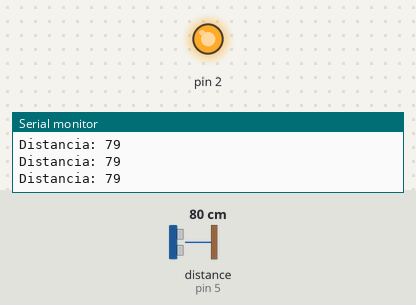
Simulated run of this sketch. Board: Arduino Uno, built with avr-gcc and run on an emulated ATmega328P. Shown: output pins drawn as LEDs (lit = HIGH), the last lines printed to the serial monitor. Wiring (inferred from the names in the program): ultrasonic range finder: trigger pin 6; echo pin 5. Inputs (shaded band) come from the test bench; at power-on: distance to the obstacle (sensor on pin 5) 80 cm. The echo pulse lasts 58.3 µs per cm; pins used as bus, display or sensor lines are not drawn.

Above: at 1.2 s.
1.3 s: distance to the obstacle (sensor on pin 5) set to 23 cm
2.8 s: distance to the obstacle (sensor on pin 5) set to 18 cm
At 3.2 s:
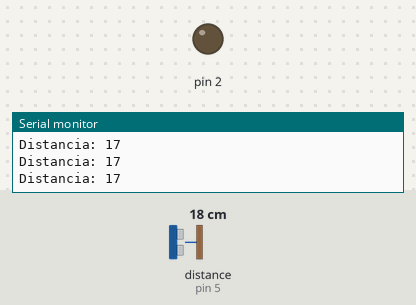
4.4 s: distance to the obstacle (sensor on pin 5) set to 35 cm
At 5.4 s:
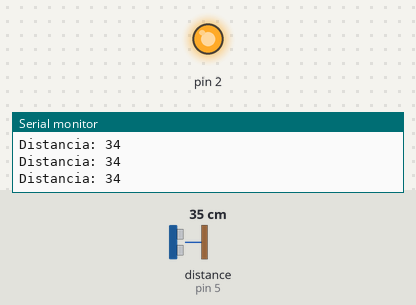
5.9 s: distance to the obstacle (sensor on pin 5) set to 9 cm
At 6.8 s:
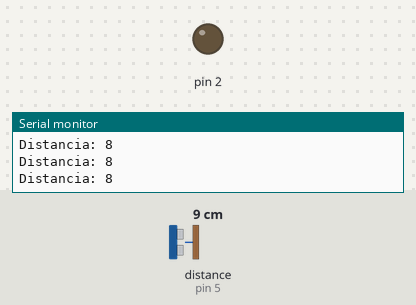
Timing chart, 0 to 8.4 s (numbered marks = the images above; inputs shaded):
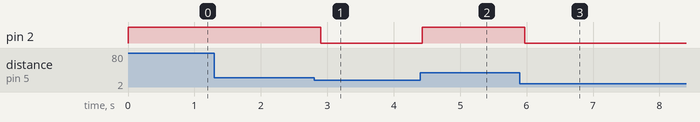

The sketch:

sensor.ultrasonidos.ino
```cpp
const int EchoPin = 5;
const int TriggerPin = 6;

void setup() {
   Serial.begin(9600);
   pinMode(TriggerPin, OUTPUT);
   pinMode(EchoPin, INPUT);
   pinMode(2,OUTPUT);
}

void loop() {
   int distanceCm = ping(TriggerPin, EchoPin);
   Serial.print("Distancia: ");
   Serial.println(distanceCm);

   if ( distanceCm < 20) {
   digitalWrite(2,LOW);
   }

   else{
    digitalWrite(2,HIGH);
    }
   delay(100);
}

int ping(int TriggerPin, int EchoPin) {
   long duration, distanceCm;

   digitalWrite(TriggerPin, LOW);  //para generar un pulso limpio ponemos a LOW 4us
   delayMicroseconds(4);
   digitalWrite(TriggerPin, HIGH);  //generamos Trigger (disparo) de 10us
   delayMicroseconds(10);
   digitalWrite(TriggerPin, LOW);

   duration = pulseIn(EchoPin, HIGH);  //medimos el tiempo entre pulsos, en microsegundos

   distanceCm = duration * 10 / 292/ 2;   //convertimos a distancia, en cm
   return distanceCm;
}
```

Measured:
- the behaviour switches between 21 and 20 cm on distance to the obstacle (sensor on pin 5) (found by bisection; images 0 and 1)
- after the input at 2.8 s, pin 2: HIGH → LOW after 0.10 s
- after the input at 4.4 s, pin 2: LOW → HIGH at once
- after the input at 5.9 s, pin 2: HIGH → LOW after 0.07 s
